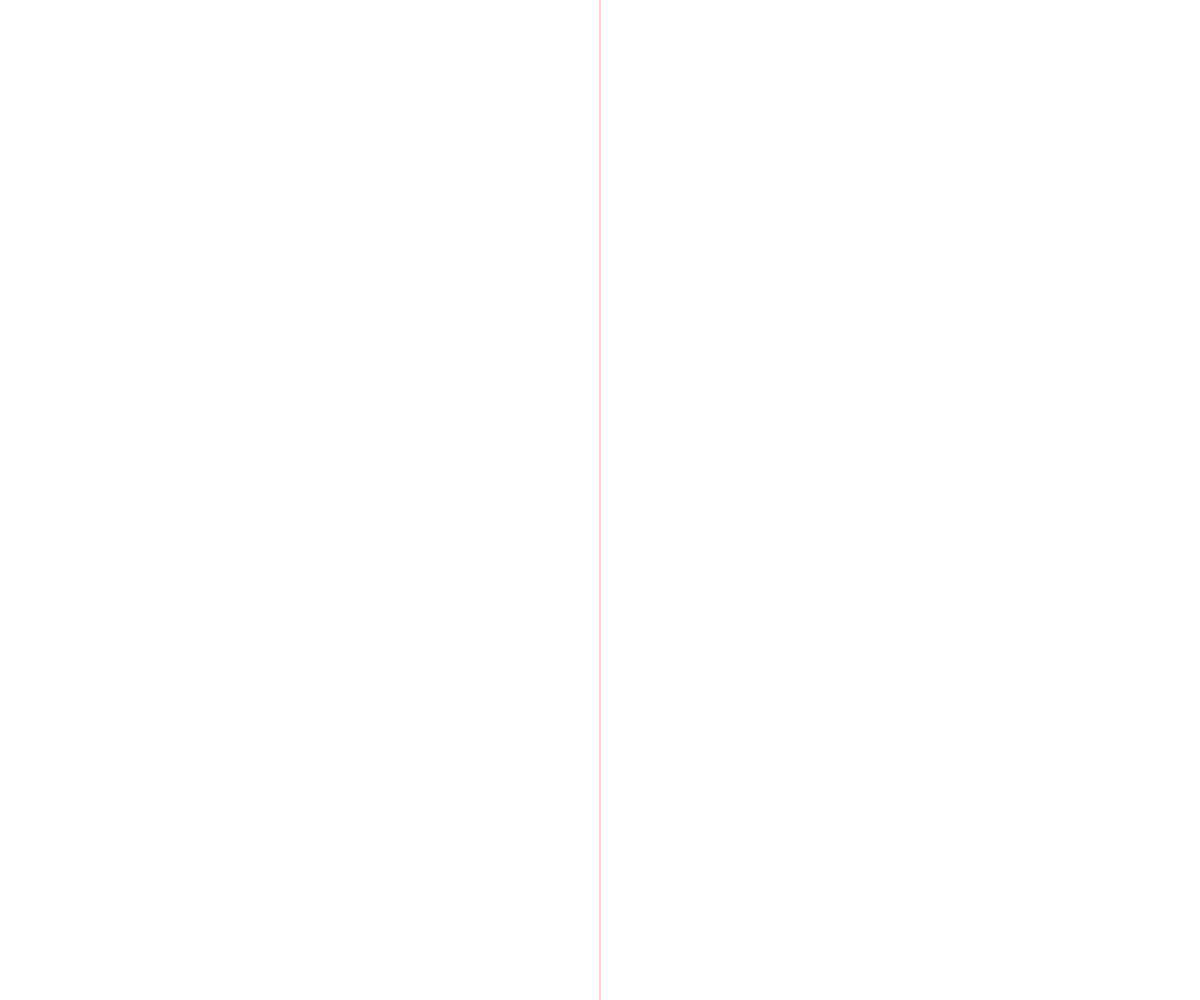
Frame 1 (no input)
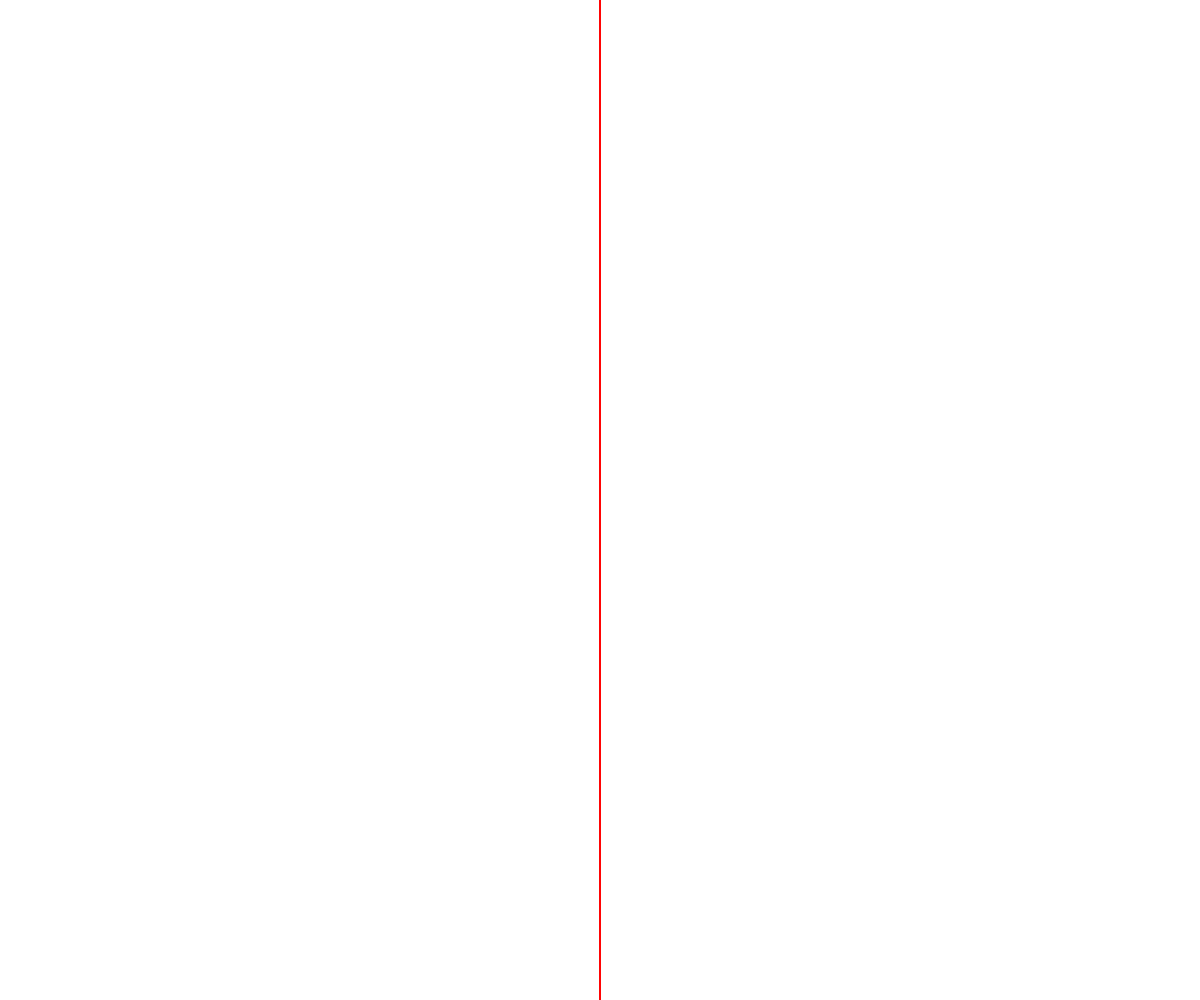
Frame 60 (no input)
Frame 120 (the mouse pressed at the canvas centre since frame 60): identical to frame 60, image omitted

The p5.js sketch that drew these frames (run headless with seeded random() and noise() and a simulated clock; from frame 60 on, the mouse is pressed at the canvas centre):

// p5.js sketch
// ── sketch.js
function setup()
{
    createCanvas(windowWidth, windowHeight);

}

function draw()
{
    stroke(255, 0, 0, 100);
    line(width/2, 0, width/2, height);
}

function windowResized()
{
    resizeCanvas(windowWidth, windowHeight);
}
